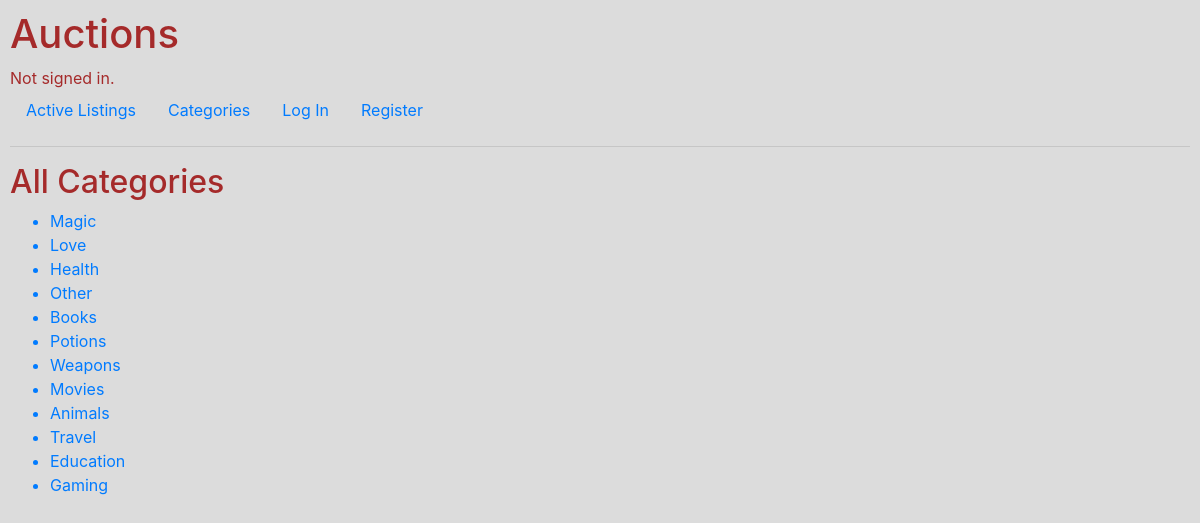
The page /categories on the database its author committed.
### auctions/models.py (models this page shows, shortened)
class Category(models.Model):
    categoryName = models.TextField(default="Enter Name")

### auctions/views.py (the view)
# urls.py: path("categories", views.categories, name="categories"),
def categories(request):
    return render(request, "auctions/categories.html",
    {
        "categories": Category.objects.all()
    })

### auctions/templates/auctions/categories.html
{% extends "auctions/layout.html" %}
{% block body %}
    <h2>All Categories</h2>
    <ul>
        {% for category in categories %}
            <a href="{% url 'categoryItems' category.categoryName %}">
                <li> {{ category.categoryName }} </li>
            </a>
        {% endfor %}
    </ul>
{% endblock %}

### auctions/templates/auctions/layout.html (shortened to what this page needs)
{% load static %}
<!DOCTYPE html>
<html lang="en">
    <head>
        <link rel="stylesheet" href="https://stackpath.bootstrapcdn.com/bootstrap/4.4.1/css/bootstrap.min.css">
        <link href="{% static 'auctions/styles.css' %}" rel="stylesheet">
    </head>
    <body>
        <h1>Auctions</h1>
        <div>
            {% if user.is_authenticated %}
                Signed in as <strong>{{ user.username }}</strong>.
            {% else %}
                Not signed in.
            {% endif %}
        </div>
        <ul class="nav">
            <li class="nav-item">
                <a class="nav-link" href="{% url 'index' %}">Active Listings</a>
            </li>
            <li>
                <a href="{% url 'categories' %}" class="nav-link">Categories</a>
            </li>
            {% if user.is_authenticated %}
                <li class="nav-item">
                    <a class="nav-link" href="{% url 'logout' %}">Log Out</a>
                </li>
                <li class="nav-item">
                    <a class="nav-link"href="{% url 'createListing' %}">Create Listing</a>
                </li>
                <li class="nav-item">
                    <a class="nav-link"href="{% url 'watchlist' %}">Watchlist</a>
                </li>
            {% else %}
                <li class="nav-item">
                    <a class="nav-link" href="{% url 'login' %}">Log In</a>
                </li>
                <li class="nav-item">
                    <a class="nav-link" href="{% url 'register' %}">Register</a>
                </li>
            {% endif %}
        </ul>
        <hr>
        {% block body %}
        {% endblock %}
    </body>
</html>

### auctions/static/auctions/styles.css (style rules this page uses)
body { padding: 10px; background-color: gainsboro; color: brown; }
ul { position: relative; }

### rows shown on the page
Category: categoryName "Magic"
Category: categoryName "Love"
Category: categoryName "Health"
Category: categoryName "Other"
Category: categoryName "Books"
Category: categoryName "Potions"
Category: categoryName "Weapons"
Category: categoryName "Movies"
Category: categoryName "Animals"
Category: categoryName "Travel"
Category: categoryName "Education"
Category: categoryName "Gaming"
